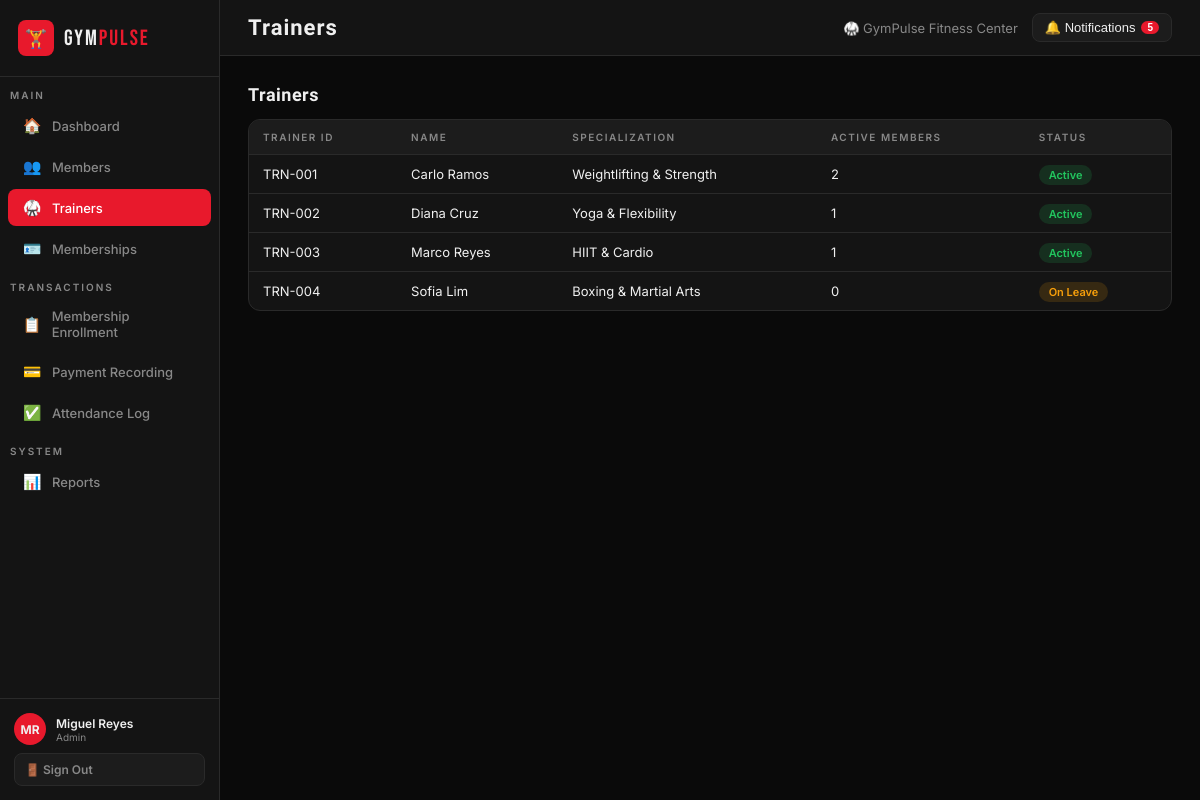
Page /trainers.php (signed in) on the committed database.
### tables this page shows
CREATE TABLE IF NOT EXISTS trainers (
    id INT AUTO_INCREMENT PRIMARY KEY,
    trainer_code VARCHAR(20) NOT NULL UNIQUE,
    full_name VARCHAR(150) NOT NULL,
    specialization VARCHAR(200),
    status ENUM('Active','On Leave','Inactive') DEFAULT 'Active',
    created_at DATETIME DEFAULT CURRENT_TIMESTAMP
);

### trainers.php (the view, shortened to what this page needs)
<?php
require_once __DIR__ . '/includes/header.php';
$pdo = getDB();
$trainers = $pdo->query("
    SELECT t.*, COUNT(m.id) AS member_count
    FROM trainers t
    LEFT JOIN members m ON m.trainer_id=t.id AND m.status='Active'
    GROUP BY t.id
    ORDER BY t.id
")->fetchAll();
function statusBadge($s) {
    $map = ['Active'=>'status-active','On Leave'=>'status-pending','Inactive'=>'status-expired'];
    return '<span class="status-badge '.($map[$s]??'').'">'.htmlspecialchars($s).'</span>';
}
?>
<div class="page active">
  <div class="section-head"><h3>Trainers</h3></div>
  <div class="table-wrap">
    <table>
      <thead><tr><th>Trainer ID</th><th>Name</th><th>Specialization</th><th>Active Members</th><th>Status</th></tr></thead>
      <tbody>
        <?php foreach ($trainers as $t): ?>
        <tr>
          <td><?= htmlspecialchars($t['trainer_code']) ?></td>
          <td><?= htmlspecialchars($t['full_name']) ?></td>
          <td><?= htmlspecialchars($t['specialization']) ?></td>
          <td><?= $t['member_count'] ?></td>
          <td><?= statusBadge($t['status']) ?></td>
        </tr>
        <?php endforeach; ?>
      </tbody>
    </table>
  </div>
</div>
<?php require_once __DIR__ . '/includes/footer.php'; ?>

### header.php (style rules this page uses)
:root { --red:#e8192c;--red-dark:#b01020;--red-glow:rgba(232,25,44,0.3);--bg:#0a0a0a;--surface:#141414;--surface2:#1c1c1c;--surface3:#242424;--border:#2a2a2a;--text:#f0f0f0;--muted:#888;--active:#22c55e;--pending:#f59e0b;--expired:#ef4444; }
* { margin:0;padding:0;box-sizing:border-box; }
body { font-family:'Inter',sans-serif;background:var(--bg);color:var(--text);min-height:100vh;display:flex; }
.page { display:none;padding:28px; }
.page.active { display:block; }
.section-head { display:flex;align-items:center;justify-content:space-between;margin-bottom:14px; }
.section-head h3 { font-family:'Rajdhani',sans-serif;font-size:18px;font-weight:700;letter-spacing:.5px; }
.table-wrap { background:var(--surface);border:1px solid var(--border);border-radius:12px;overflow:hidden;margin-bottom:20px; }
table { width:100%;border-collapse:collapse;font-size:13px; }
th { background:var(--surface2);padding:11px 14px;text-align:left;font-size:10px;letter-spacing:1.5px;color:var(--muted);font-weight:600;text-transform:uppercase; }
td { padding:11px 14px;border-top:1px solid var(--border); }
.status-badge { padding:3px 10px;border-radius:20px;font-size:11px;font-weight:600; }
.status-active { background:rgba(34,197,94,.15);color:#22c55e; }
.status-pending { background:rgba(245,158,11,.15);color:#f59e0b; }

### rows in the picture
trainers: trainer_code "TRN-001", full_name "Carlo Ramos", specialization "Weightlifting & Strength", member_count "2", status "Active"
trainers: trainer_code "TRN-002", full_name "Diana Cruz", specialization "Yoga & Flexibility", member_count "1", status "Active"
trainers: trainer_code "TRN-003", full_name "Marco Reyes", specialization "HIIT & Cardio", member_count "1", status "Active"
trainers: trainer_code "TRN-004", full_name "Sofia Lim", specialization "Boxing & Martial Arts", member_count "0", status "On Leave"

### other values in the picture
$user['initials'] "MR"
$user['full_name'] "Miguel Reyes"
$user['role'] "Admin"
$pageTitle "Trainers"
$unread "5"
